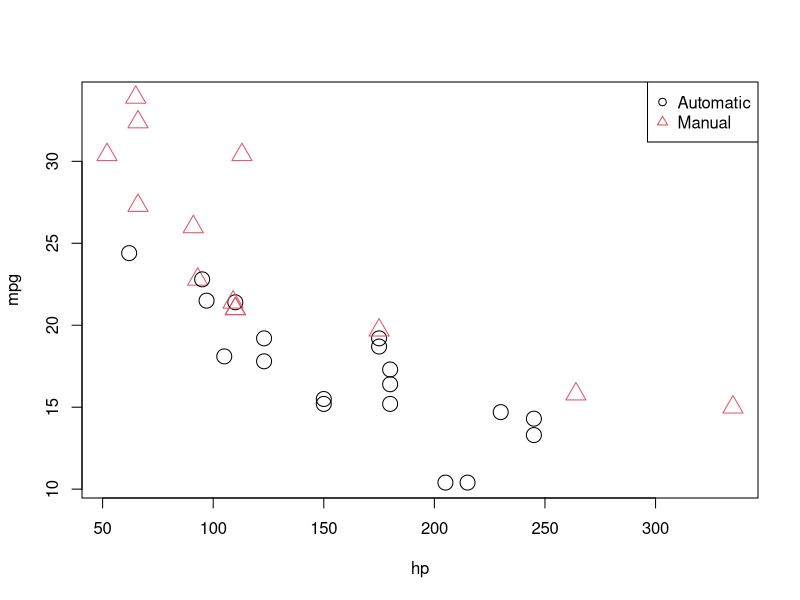
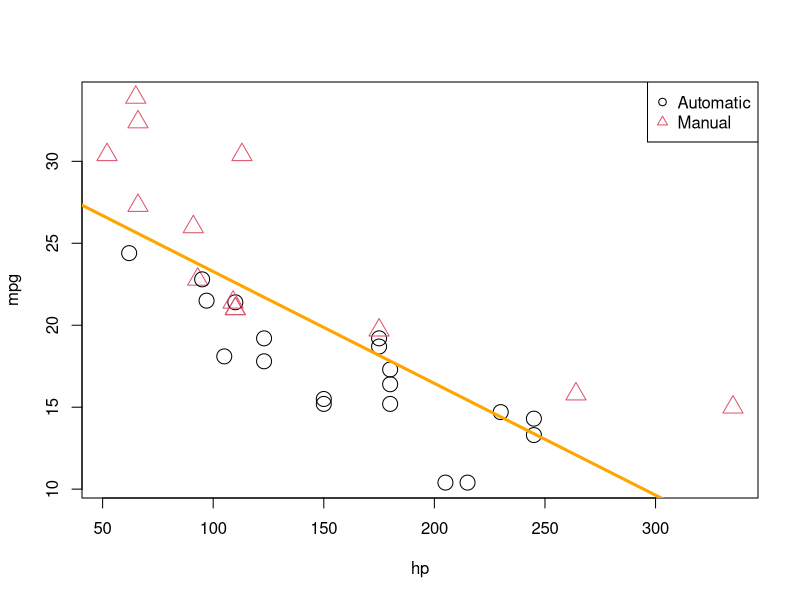
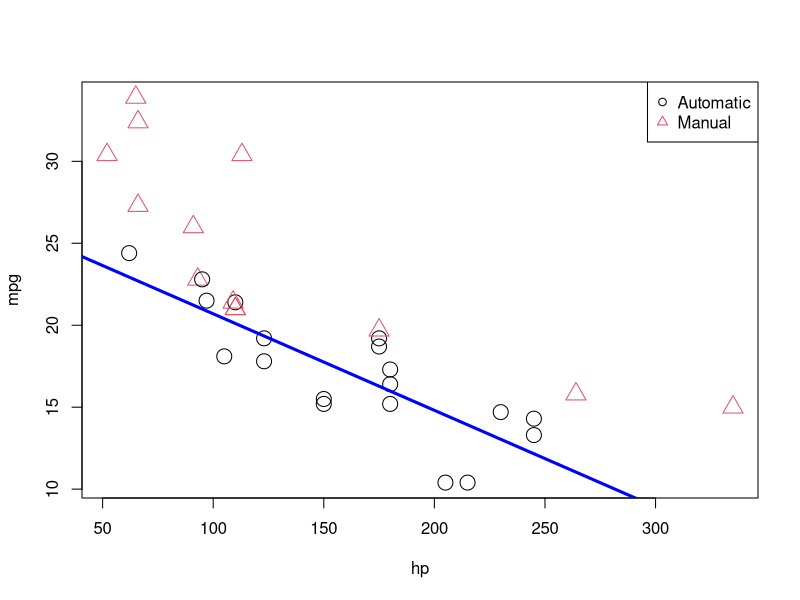

These charts were generated, in order, by the following R code:
## ---- chunk 1
library(ggplot2)
names(mtcars)
summary(mtcars)

plot(mpg ~ hp, data = mtcars, col = am + 1, pch = am + 1, cex = 2)
legend("topright", c("Automatic", "Manual"), col = c(1, 2), pch = c(1,2))
## ---- chunk 2

mpg_hp_slr = lm(mpg ~ hp, data = mtcars)
plot(mpg ~ hp, data = mtcars, col = am + 1, pch = am + 1, cex = 2)
abline(mpg_hp_slr, lwd = 3, col = "orange")
legend("topright", c("Automatic", "Manual"), col = c(1, 2), pch = c(1,2))

summary(mpg_hp_slr)
## ---- chunk 3

mpg_hp_am = lm(mpg ~ hp + am, data = mtcars)
plot(mpg ~ hp, data = mtcars, col = am + 1, pch = am + 1, cex = 2)

abline(mpg_hp_am, lwd = 3, col = "blue")
legend("topright", c("Automatic", "Manual"), col = c(1, 2), pch = c(1,2))
summary(mpg_hp_am)
